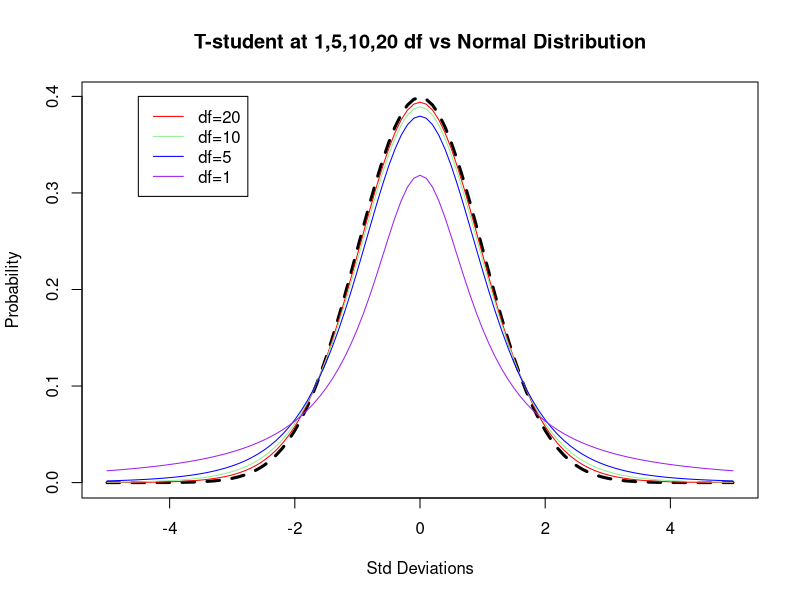
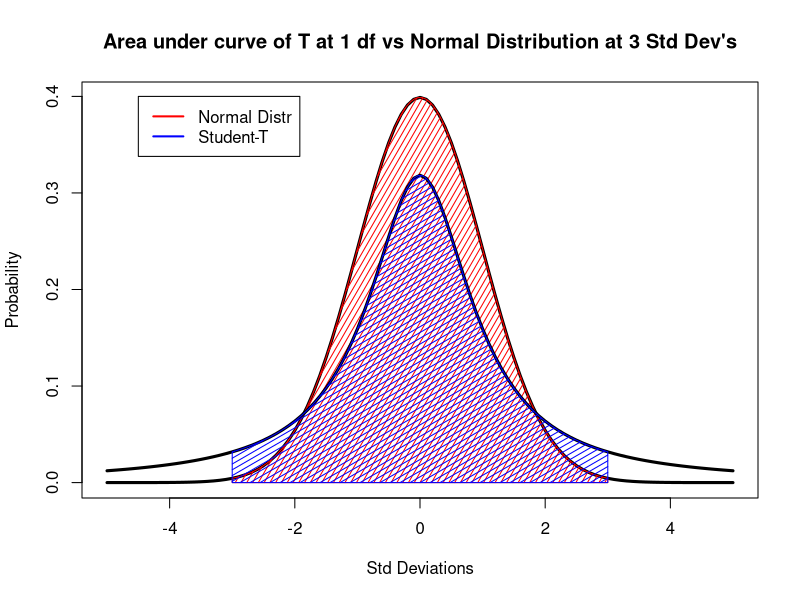

These figures' R source, in order: (Note: this script raises an error after producing the figures.)
## ---- chunk 1
curve(dnorm(x), from = -5, to = 5, lwd = 3, lty = 2, ylab = "Probability", xlab = "Std Deviations", main = "T-student at 1,5,10,20 df vs Normal Distribution")

colors = c('red','light green', 'blue', 'purple')

df = c(20,10,5,1)

for (i in 1:4) {
    curve(dt(x,df[i]),from = -5, to = 5, col = colors[i], lwd = 1, add = TRUE)
}
legend(-4.5,0.4, legend = c('df=20', 'df=10','df=5','df=1'), lty = 1, col = colors)
## ---- chunk 2
co.x = seq(-3,3,length = 100)
co.y = dnorm(co.x,0,1)
curve(dnorm(x), from = -5, to = 5, lwd = 3, xlab = "Std Deviations", ylab = "Probability", main = "Area under curve of T at 1 df vs Normal Distribution at 3 Std Dev's")
polygon(c(-3,co.x,3),c(0,co.y,0), col = 'red', density = c(20,20), angle = 60)
co.t.x = seq(-3,3,length = 100)
co.t.y = dt(co.t.x,1)
curve(dt(x,1), from = -5, to = 5, lwd = 3, add = TRUE)
polygon(c(-3,co.t.x,3),c(0,co.t.y,0), col = 'blue', density = c(20,20), angle = 30)
legend(-4.5,0.4, legend = c('Normal Distr','Student-T'), lty = 1, lwd =2, col = c('red','blue'))
## ---- chunk 3
inputPanel(
  
  sliderInput("df_adjust", label = "Degrees of Freedom adjustment",
              min = 1, max = 40, value = 1, step = 1)
)

renderPlot({
  curve(dnorm(x), from = -5, to = 5, col = 'red', lwd = 3, lty = 2, xlab = "Std Deviations", ylab = "Probability", main = "T vs Std Normal Distribution")
  curve(dt(x, input$df_adjust), from = -5, to = 5, lwd = 2, add = TRUE)
})
